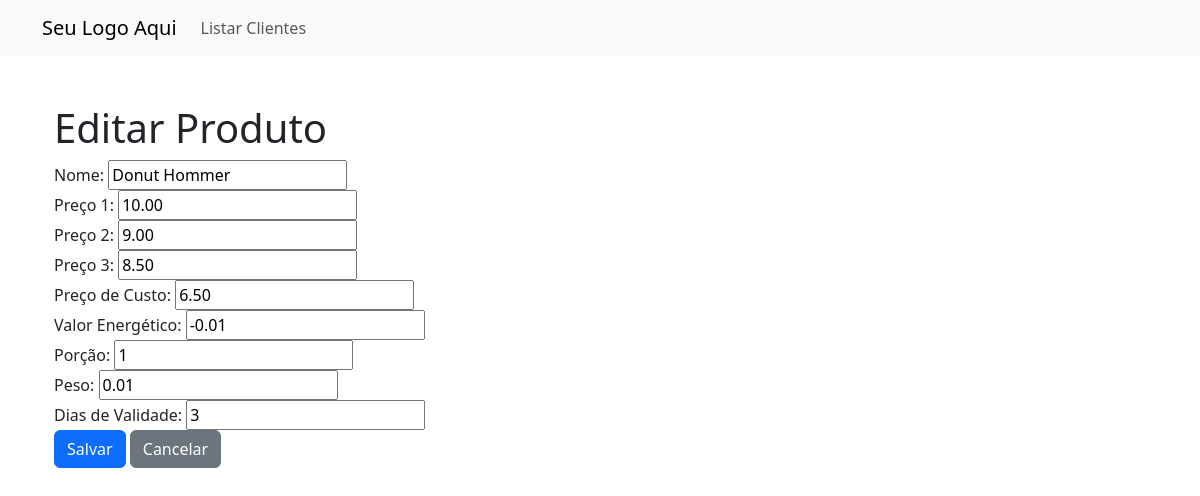
Page /produto/2/editar/ on the committed database.
### lecoq2/models.py (models this page shows, shortened)
class Produto(models.Model):
    codigo = models.AutoField(primary_key=True)
    nome = models.CharField(max_length=100)
    preco1 = models.DecimalField(max_digits=10, decimal_places=2)
    preco2 = models.DecimalField(max_digits=10, decimal_places=2)
    preco3 = models.DecimalField(max_digits=10, decimal_places=2)
    preco_custo = models.DecimalField(max_digits=10, decimal_places=2)
    valor_energetico = models.DecimalField(max_digits=6, decimal_places=2)
    porcao = models.PositiveIntegerField()
    peso = models.DecimalField(max_digits=6, decimal_places=2)
    dias_validade = models.PositiveIntegerField()

### lecoq2/views.py (the view)
# urls.py: path('produto/<int:produto_id>/editar/', views.editar_produto, name='editar_produto'),
def editar_produto(request, produto_id):
    produto = get_object_or_404(Produto, pk=produto_id)
    if request.method == 'POST':
        form = ProdutoForm(request.POST, instance=produto)
        if form.is_valid():
            form.save()
            return redirect('listar_produtos')
    else:
        form = ProdutoForm(instance=produto)
    return render(request, 'editar_produto.html', {'form': form})

### lecoq2/forms.py
class ProdutoForm(forms.ModelForm):
    class Meta:
        model = Produto
        fields = '__all__'  # Incluir todos os campos do modelo Produto

### lecoq2/templates/editar_produto.html (shortened to what this page needs)
{% extends 'base.html' %}
{% block content %}
<div class="container">
  <h1>Editar Produto</h1>
  <form method="post">
    <div class="form-group">
      <label for="{{ form.nome.id_for_label }}">Nome:</label>
      {{ form.nome }}
    </div>
    <div class="form-group">
      <label for="{{ form.preco1.id_for_label }}">Preço 1:</label>
      {{ form.preco1 }}
    </div>
    <div class="form-group">
      <label for="{{ form.preco2.id_for_label }}">Preço 2:</label>
      {{ form.preco2 }}
    </div>
    <div class="form-group">
      <label for="{{ form.preco3.id_for_label }}">Preço 3:</label>
      {{ form.preco3 }}
    </div>
    <div class="form-group">
      <label for="{{ form.preco_custo.id_for_label }}">Preço de Custo:</label>
      {{ form.preco_custo }}
    </div>
    <div class="form-group">
      <label for="{{ form.valor_energetico.id_for_label }}">Valor Energético:</label>
      {{ form.valor_energetico }}
    </div>
    <div class="form-group">
      <label for="{{ form.porcao.id_for_label }}">Porção:</label>
      {{ form.porcao }}
    </div>
    <div class="form-group">
      <label for="{{ form.peso.id_for_label }}">Peso:</label>
      {{ form.peso }}
    </div>
    <div class="form-group">
      <label for="{{ form.dias_validade.id_for_label }}">Dias de Validade:</label>
      {{ form.dias_validade }}
    </div>
    <button type="submit" class="btn btn-primary">Salvar</button>
    <a href="{% url 'listar_produtos' %}" class="btn btn-secondary">Cancelar</a>
  </form>
</div>
{% endblock %}

### rows in the picture
Produto: nome "Donut Hommer", preco1 "10.00", preco2 "9.00", preco3 "8.50", preco_custo "6.50", valor_energetico "-0.01", porcao "1", peso "0.01", dias_validade "3"
